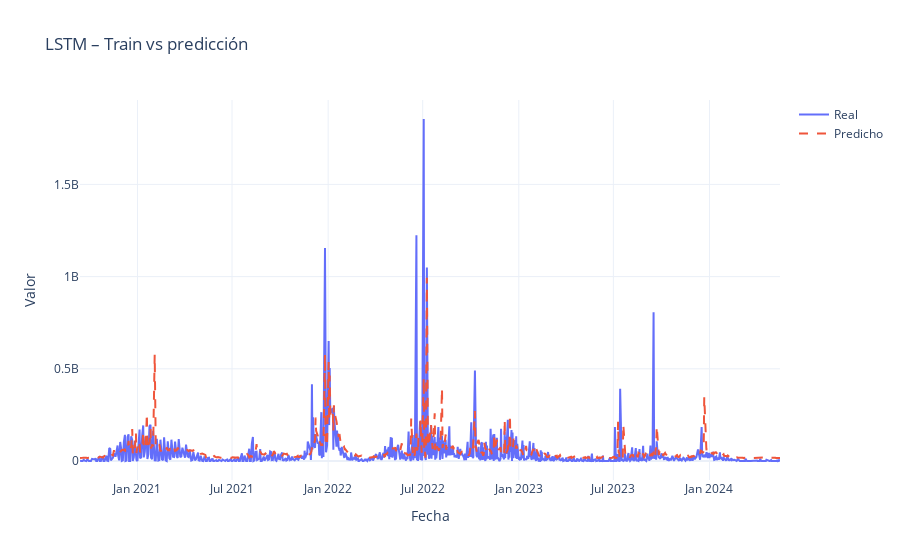

This figure's notebook cell:
### Markdown cell above
### 9.2 Evaluación LSTM (métricas en escala original)

### Code cell
# ======== LSTM: desempeño en TRAIN ========

# Predicciones en ESCALA ESCALADA sobre el train
y_train_pred_lstm_scaled = model_lstm.predict(X_train_lstm).reshape(-1)
y_train_true_scaled      = y_train.reshape(-1)

# Volvemos a escala original
y_train_true_lstm = scaler.inverse_transform(
    y_train_true_scaled.reshape(-1, 1)
).reshape(-1)

y_train_pred_lstm = scaler.inverse_transform(
    y_train_pred_lstm_scaled.reshape(-1, 1)
).reshape(-1)

# Métricas en train
metrics_lstm_train = regression_metrics(y_train_true_lstm, y_train_pred_lstm)
print("LSTM – métricas TRAIN:", metrics_lstm_train)

# Gráfica histórico vs predicción en TRAIN
fig_train = plot_history_vs_pred(
    train_dates,
    y_train_true_lstm,
    y_train_pred_lstm,
    title="LSTM – Train vs predicción",
)
fig_train.show()

### Figure 1 — Plotly figure (JSON) as saved in the notebook; plotly's stock layout.template omitted (floating-point values rounded to 4 significant figures; data arrays with more than 128 entries replaced by an {"elided": "..."} marker saying what was removed)
{"data": [{"mode": "lines", "name": "Real", "type": "scatter", "x": {"elided": "949 str values"}, "y": {"elided": "949 float values"}}, {"line": {"dash": "dash"}, "mode": "lines", "name": "Predicho", "type": "scatter", "x": {"elided": "949 str values"}, "y": {"elided": "949 float values"}}], "layout": {"title": {"text": "LSTM – Train vs predicción"}, "xaxis": {"title": {"text": "Fecha"}}, "yaxis": {"title": {"text": "Valor"}}}}
